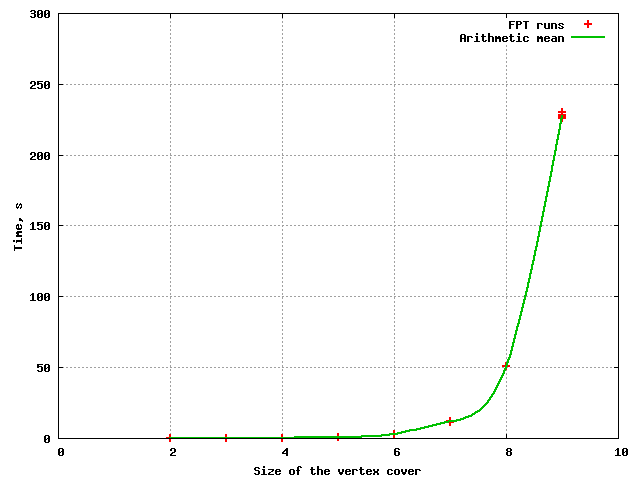

gnuplot code for this plot:
set datafile separator "|"
set grid
set xrange[0:10]
set yrange[0:300]
set style line 1 lw 2
set style line 2 lw 2
set xlabel "Size of the vertex cover"
set ylabel "Time, s"
plot 'Table.txt' using 1:2 ls 1 title sprintf("FPT runs"), 'Table.txt' using 1:2 smooth cspline ls 2 title sprintf("Arithmetic mean")
set term png medium
set output "Plot.png"
replot
set term windows